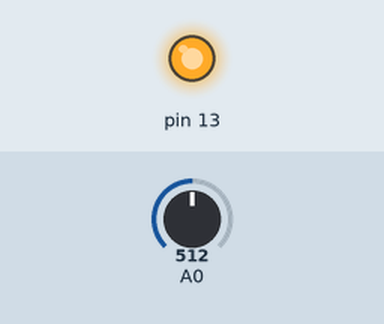
Recording of a sketch running on a simulated Arduino Uno, built with avr-gcc and run on an emulated ATmega328P. Shown: output pins drawn as LEDs (lit = HIGH). The test bench sets the inputs (shaded band); at power-on: A0 = 512.

Above: at 0.1 s.
Timing chart, 0 to 1.6 s (numbered marks = the images above):
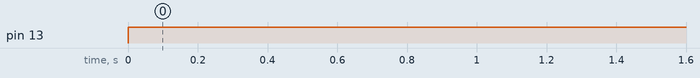

The sketch:

led_control_wih_photoregister1.ino
```cpp
void setup()
{
  pinMode(13, OUTPUT);
  pinMode(A0, INPUT);
}

void loop()
{
  int var = analogRead(A0);
  int a = map(var,0,679,255,0);
  digitalWrite(13,a);
}
```

Measured:
- by itself, pin 13: LOW → HIGH at 0.00 s
